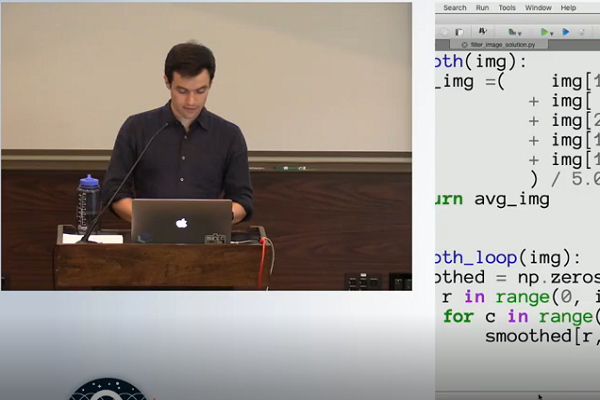
#> input picture myimg.png, 600 x 400 px
$ python 'blur image using numpy.py'
#> lines starting #> are read from the running program, lines starting #| are printed output that depends on the picture
import numpy as np
import matplotlib.pyplot as plt

img=plt.imread('myimg.png')
#> img is the input picture: shape (400, 600, 4) float32; mean R, G, B, A 0.62, 0.592, 0.566, 1
print(img.dtype,img.ndim,img.size,img.shape)
#| float32 3 960000 (400, 600, 4)
# print(img)
blur_img=img.copy()

def blur_img_func(img):
    blur_img=(img[:-2,1:-1]       # top
                + img[2:,1:-1]      # bottom
                + img[1:-1,1:-1]    # center
                + img[1:-1,:-2]     # left
                + img[1:-1,2:] )/5    # right
    return blur_img

for i in range(10):
    blur_img=blur_img_func(blur_img)
#> this loop made 10 passes
#> pass 1, in blur_img_func, `blur_img=(img[:-2,1:-1]`:
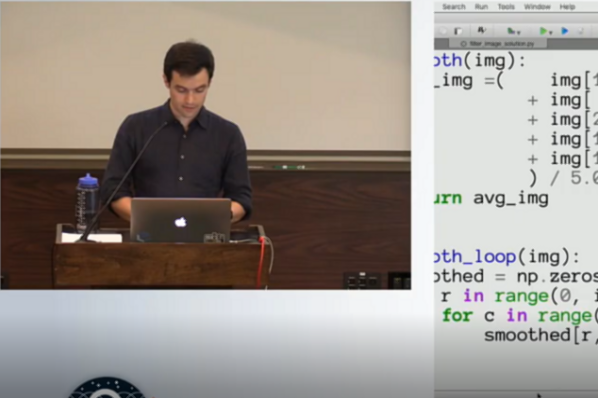
#> blur_img: shape (398, 598, 4) float32; mean R, G, B, A 0.619, 0.591, 0.564, 1
#> pass 2, in blur_img_func (call 2), `blur_img=(img[:-2,1:-1]`:
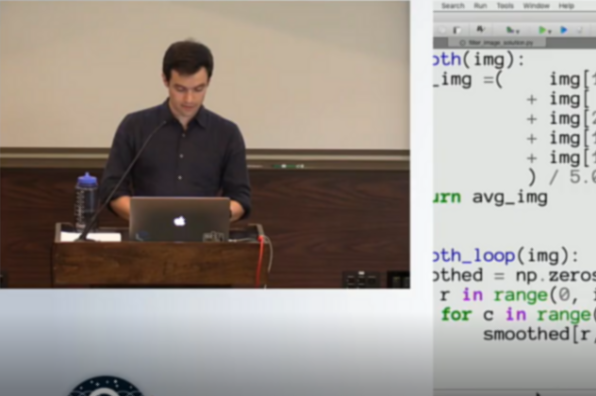
#> blur_img: shape (396, 596, 4) float32; mean R, G, B, A 0.619, 0.59, 0.564, 1
#> pass 3, in blur_img_func (call 3), `blur_img=(img[:-2,1:-1]`:
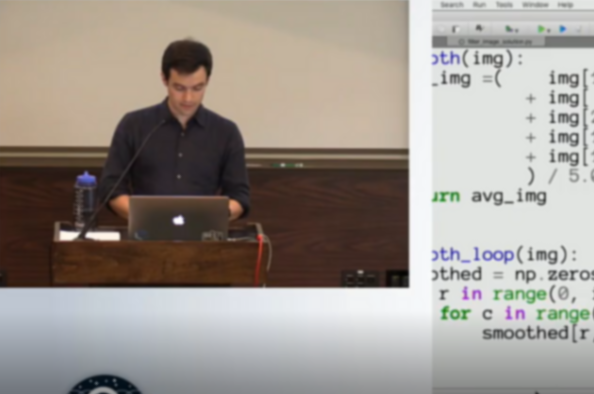
#> blur_img: shape (394, 594, 4) float32; mean R, G, B, A 0.619, 0.59, 0.563, 1
#> after the loop:
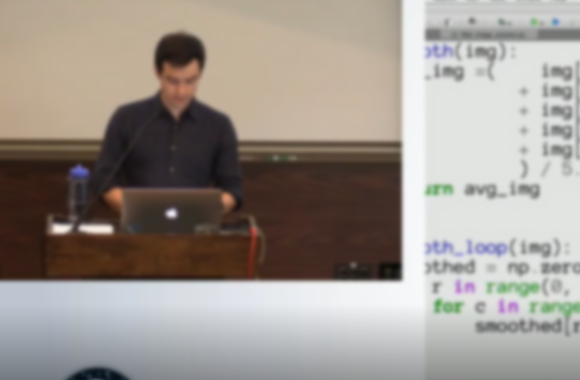
#> blur_img: shape (380, 580, 4) float32; mean R, G, B, A 0.618, 0.589, 0.562, 1

print(blur_img.dtype,blur_img.ndim,blur_img.size,blur_img.shape)
#| float32 3 881600 (380, 580, 4)

plt.imshow(img,cmap=plt.cm.hot)
plt.figure()
plt.imshow(blur_img,cmap=plt.cm.hot)
plt.show()
